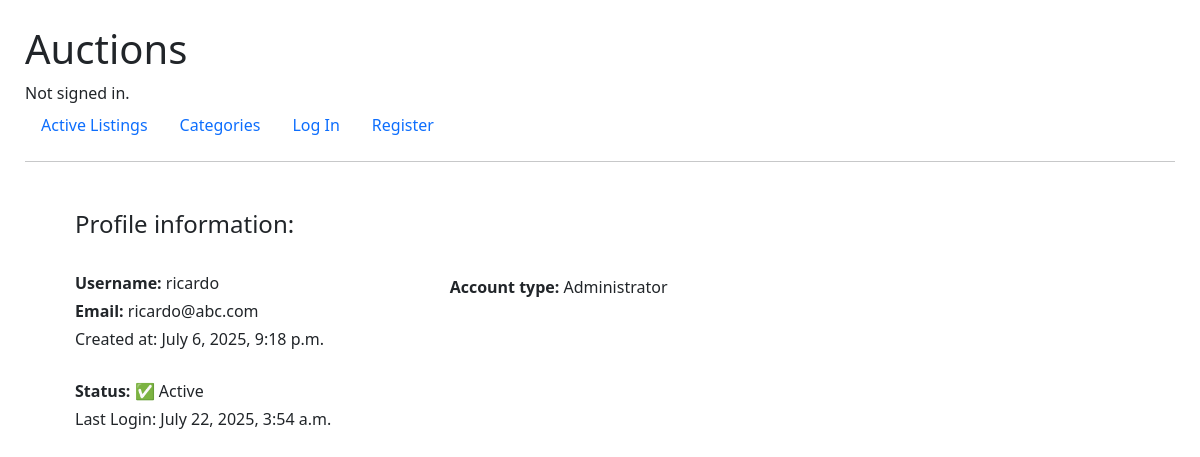
/user/ricardo, run on an earlier commit of the app's database.
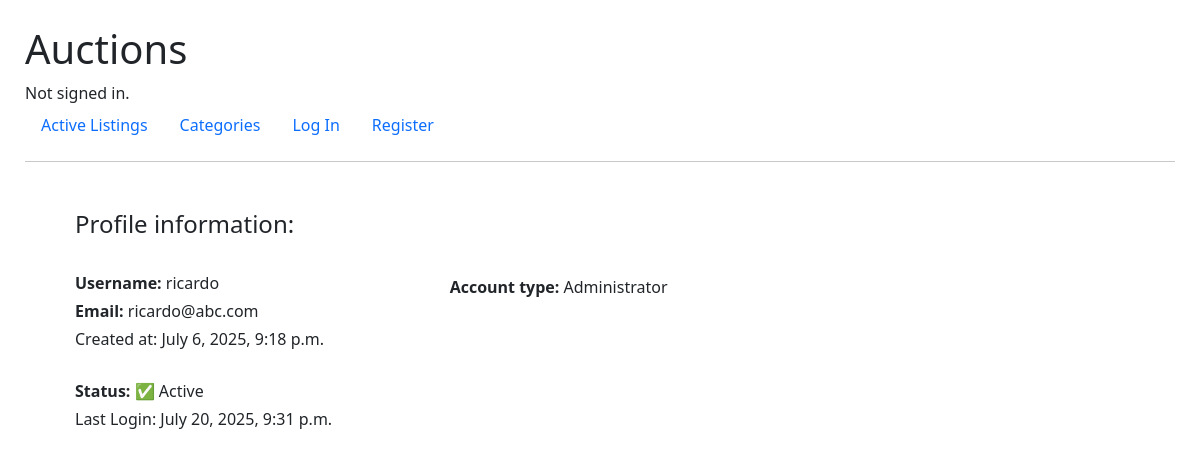
And on a later commit of the database.
### auctions/models.py (models this page shows)
class User(AbstractUser):
    pass

### auctions/views.py (the view)
# urls.py: path("user/<str:username>", views.user_profile, name="user_profile"),
def user_profile(request, username):
    user_profile = User.objects.get(username=username)
    return render(request, "auctions/user_profile.html", {
        "user_profile": user_profile
    })

### auctions/context_processors.py (called while the page is built)
def watchlist_count(request):
    if request.user.is_authenticated:
        count = Watchlist.objects.filter(user=request.user).count()
    else:
        count = 0
    return {
        'watchlist_count': count
    }

### auctions/templates/auctions/user_profile.html
{% extends "auctions/layout.html" %}
{% block body %}
    <div style="padding-left: 50px">
        <div class="row align-items-start mt-5">
            <div class="col-md-4">
                <h4>Profile information:</h4>
                <br>
                <p class="mb-1"><strong>Username:</strong> {{ user_profile.username }}</p>
                <p class="mb-1"><strong>Email:</strong> {{ user_profile.email }}</p>
                <p class="mb-1">Created at: {{ user_profile.date_joined }}</p>
                <br>
                <p class="mb-1"><strong>Status:</strong> {% if user_profile.is_active %} ✅ Active {% else %} ❌ Disabled {% endif %}</p>
                <p class="mb-1">Last Login: {{ user_profile.last_login }}</p>
            </div>
            <div class="col-md-7" style="margin-top: 65px;">
                <p class="mb-1"><strong>Account type:</strong>
                    {% if user_profile.is_superuser and user_profile.is_staff %} Administrator {% else %} User {% endif %}
                </p>
            </div>
        </div>
    </div>
{% endblock %}

What changed in the data, as far as the page shows it:
changed User "ricardo": last_login "July 22, 2025, 3:54 a.m." → "July 20, 2025, 9:31 p.m."
